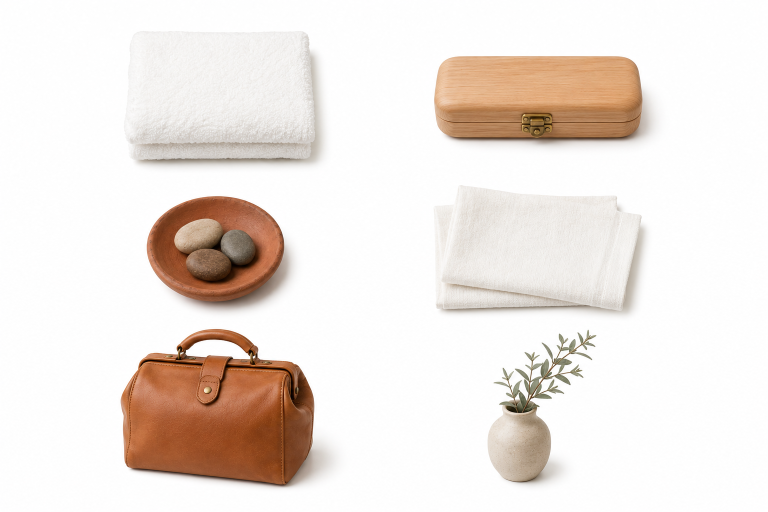
#> input picture images/materials/decoration/L/_raw/acupuncture-objects-L-raw.png, 1536 x 1024 px, given in place of acupuncture-objects-L-raw.png-objects-L-raw.png, which was not available (shown at 1/2 size)
$ python process_l_sheet.py ../images/materials/decoration/L/_raw/acupuncture-objects-L-raw.png
#> lines starting #> are read from the running program, lines starting #| are printed output that depends on the picture; pictures that were not available may be replaced by others from this repository, and a replacement may not be noted
"""
L sheet (2x3=6) を等分割→内側トリム→bbox→透過→800x533コンテイン正規化する。
slug を引数で受け取り、images/materials/decoration/L/_raw/<slug>-objects-L-raw.png を読み、
images/materials/decoration/L/<slug>/<slug>-l-01.png ~ -06.png を吐く。
"""
import sys
from pathlib import Path
from PIL import Image, ImageChops

ROOT = Path(r"C:\Users\sss_1\OneDrive\ドキュメント\GitHub\homepage - コピー")
TW, TH = 800, 533
COLS, ROWS = 2, 3
INNER_LO, INNER_HI = 0.0, 1.0
WHITE_THRESHOLD = 240
PAD = 20
SCALE = 0.92

def white_to_alpha(img: Image.Image, thr=WHITE_THRESHOLD) -> Image.Image:
    img = img.convert("RGBA")
    px = img.load()
    w, h = img.size
    for y in range(h):
        for x in range(w):
            r, g, b, a = px[x, y]
            if r >= thr and g >= thr and b >= thr:
                px[x, y] = (r, g, b, 0)
    return img

def tight_bbox(img: Image.Image, pad=PAD) -> Image.Image:
    bg = Image.new("RGBA", img.size, (255, 255, 255, 0))
    diff = ImageChops.difference(img, bg)
    bbox = diff.getbbox()
    if bbox is None:
        return img
    x0, y0, x1, y1 = bbox
    x0 = max(0, x0 - pad)
    y0 = max(0, y0 - pad)
    x1 = min(img.size[0], x1 + pad)
    y1 = min(img.size[1], y1 + pad)
    return img.crop((x0, y0, x1, y1))

def contain_resize(img: Image.Image, tw=TW, th=TH, scale=SCALE) -> Image.Image:
    iw, ih = img.size
    avail_w, avail_h = tw * scale, th * scale
    ratio = min(avail_w / iw, avail_h / ih)
    new_w = int(iw * ratio)
    new_h = int(ih * ratio)
    img = img.resize((new_w, new_h), Image.LANCZOS)
    canvas = Image.new("RGBA", (tw, th), (255, 255, 255, 0))
    cx = (tw - new_w) // 2
    cy = (th - new_h) // 2
    canvas.paste(img, (cx, cy), img)
    return canvas

def process(slug: str):
    raw = ROOT / "images" / "materials" / "decoration" / "L" / "_raw" / f"{slug}-objects-L-raw.png"
    outdir = ROOT / "images" / "materials" / "decoration" / "L" / slug
    outdir.mkdir(parents=True, exist_ok=True)

    img = Image.open(raw).convert("RGB")
#> img is the input picture: PIL image 1536x1024 RGB; mean R, G, B 238, 229.7, 224
    W, H = img.size
#> W = 1536; H = 1024
    cell_w = W / COLS
#> cell_w = 768
    cell_h = H / ROWS
#> cell_h = 341.3

    n = 0
    for r in range(ROWS):
        for c in range(COLS):
            n += 1
            x0 = c * cell_w
            y0 = r * cell_h
            x1 = (c + 1) * cell_w
            y1 = (r + 1) * cell_h
            cw = x1 - x0
            ch = y1 - y0
            ix0 = int(x0 + cw * INNER_LO)
            iy0 = int(y0 + ch * INNER_LO)
            ix1 = int(x0 + cw * INNER_HI)
            iy1 = int(y0 + ch * INNER_HI)
            cell = img.crop((ix0, iy0, ix1, iy1))
            cell_rgba = white_to_alpha(cell)
            cell_cropped = tight_bbox(cell_rgba)
            normalized = contain_resize(cell_cropped)
            out = outdir / f"{slug}-l-{n:02d}.png"
            normalized.save(out, "PNG", optimize=True)
            print(f"  {out.name}: {normalized.size}")
#> this loop made 3 passes
#> pass 1, in white_to_alpha, `img = img.convert("RGBA")`:
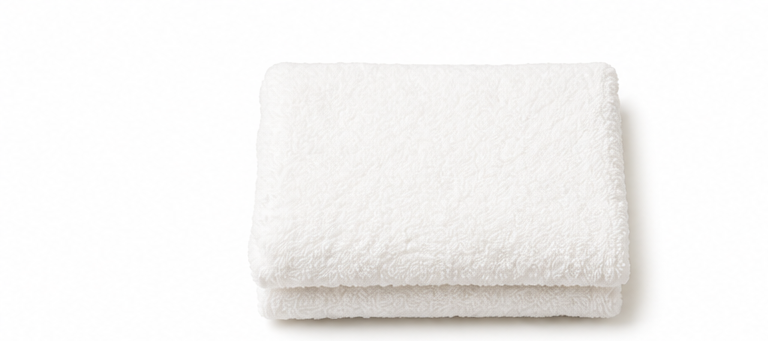
#> img: PIL image 768x341 RGBA; mean R, G, B, A 244.7, 243.6, 242.4, 255
#> pass 1, in tight_bbox, `diff = ImageChops.difference(img, bg)`:
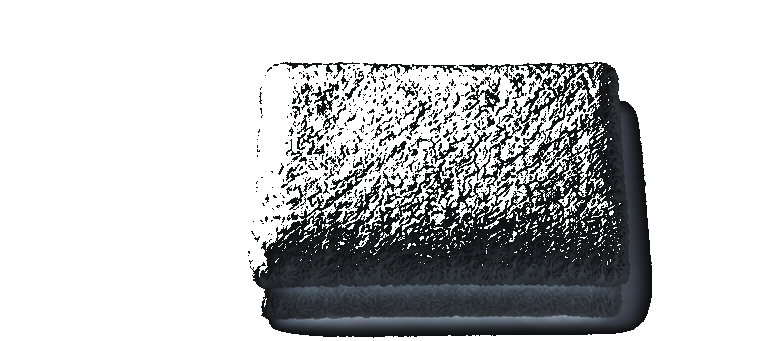
#> diff: PIL image 768x341 RGBA; mean R, G, B, A 10.3, 11.4, 12.6, 65.6; transparent parts drawn white
#> pass 1, in contain_resize, `img = img.resize((new_w, new_h), Image.LANCZOS)`:
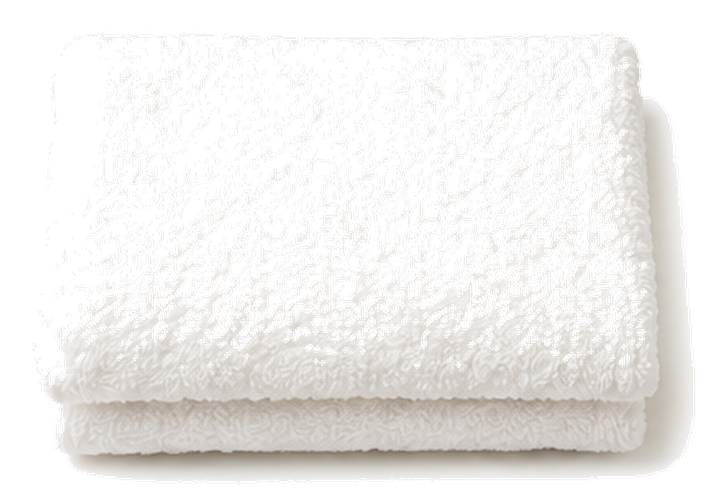
#> img: PIL image 728x490 RGBA; mean R, G, B, A 151.2, 149.2, 147, 129.5; transparent parts drawn white
#> after the loop:
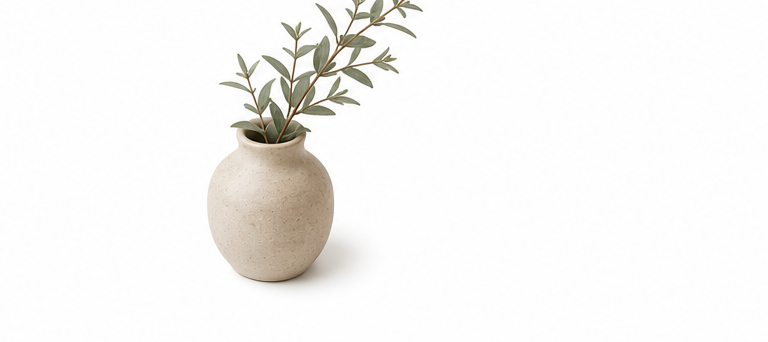
#> cell: PIL image 768x342 RGB; mean R, G, B 246.5, 245.4, 243.7
#> after the loop:
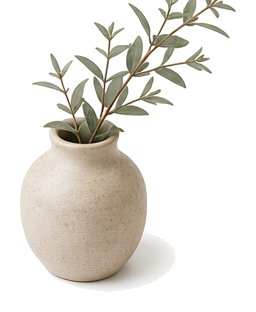
#> cell_cropped: PIL image 256x312 RGBA; mean R, G, B, A 229.5, 226, 220.1, 83.3; transparent parts drawn white
#> after the loop:
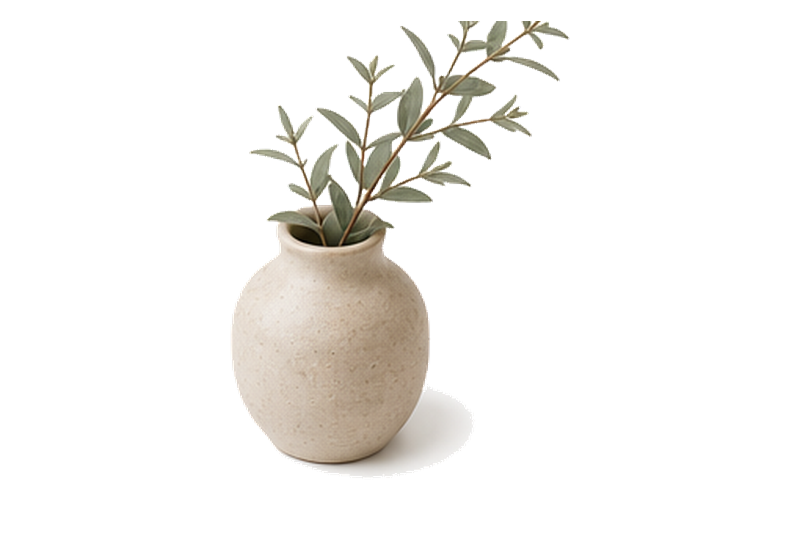
#> normalized: PIL image 800x533 RGBA; mean R, G, B, A 244, 242.3, 239.6, 37.7; transparent parts drawn white
#> after the loop, n = 6
    print(f"[{slug}] done → {outdir}")

if __name__ == "__main__":
    for slug in sys.argv[1:]:
        process(slug)

$ run again, on images/materials/decoration/L/_raw/home-care-start-objects-L-raw.png
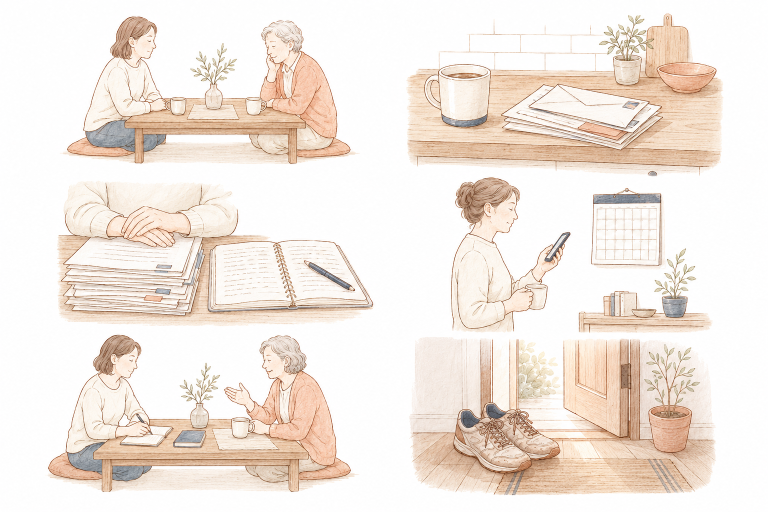
#> input picture images/materials/decoration/L/_raw/home-care-start-objects-L-raw.png, 1536 x 1024 px, given in place of home-care-start-objects-L-raw.png-objects-L-raw.png, which was not available (shown at 1/2 size)
#> in process, img is the input picture: PIL image 1536x1024 RGB; mean R, G, B 242.6, 232.6, 224.5
#> the loop in process, `for r in range(ROWS):` made 3 passes
#> pass 1, in contain_resize, `img = img.resize((new_w, new_h), Image.LANCZOS)`:
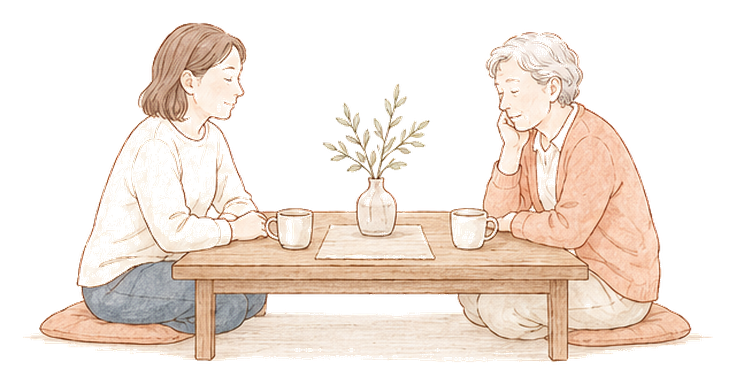
#> img: PIL image 736x377 RGBA; mean R, G, B, A 105.7, 93.7, 84.4, 107.7; transparent parts drawn white
#> after the loop in process, `for r in range(ROWS):`:
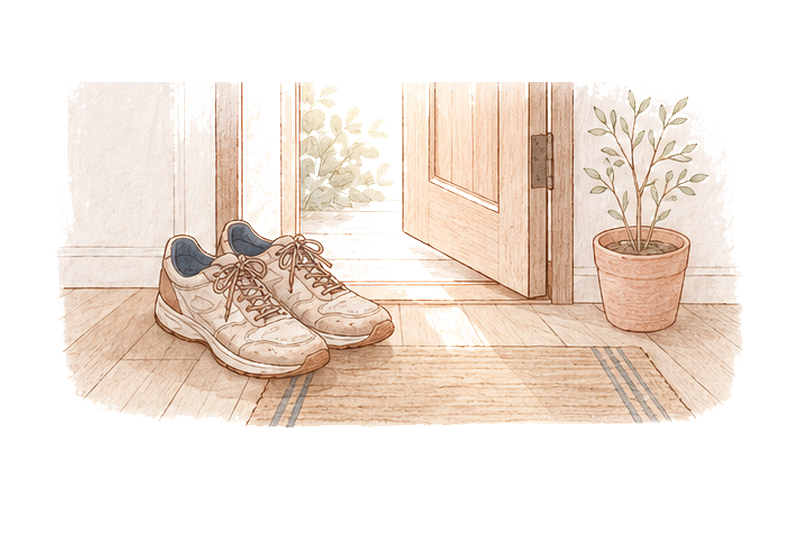
#> normalized: PIL image 800x533 RGBA; mean R, G, B, A 241.5, 229.7, 220.3, 121.7; transparent parts drawn white
#> after the loop in process, `for r in range(ROWS):`: n = 6

$ run again, on images/materials/decoration/L/_raw/knee-pain-objects-L-raw.png
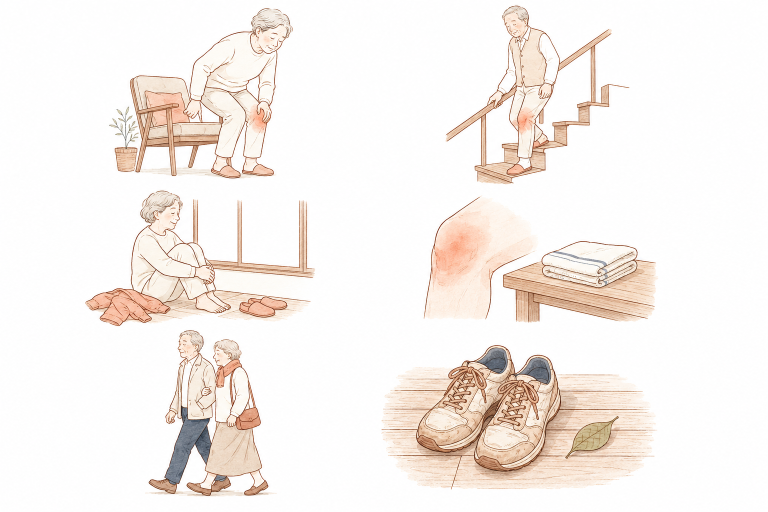
#> input picture images/materials/decoration/L/_raw/knee-pain-objects-L-raw.png, 1536 x 1024 px, given in place of knee-pain-objects-L-raw.png-objects-L-raw.png, which was not available (shown at 1/2 size)
#> in process, img is the input picture: PIL image 1536x1024 RGB; mean R, G, B 247.3, 241.2, 236.8
#> the loop in process, `for r in range(ROWS):` made 3 passes
#> pass 1, in contain_resize, `img = img.resize((new_w, new_h), Image.LANCZOS)`:
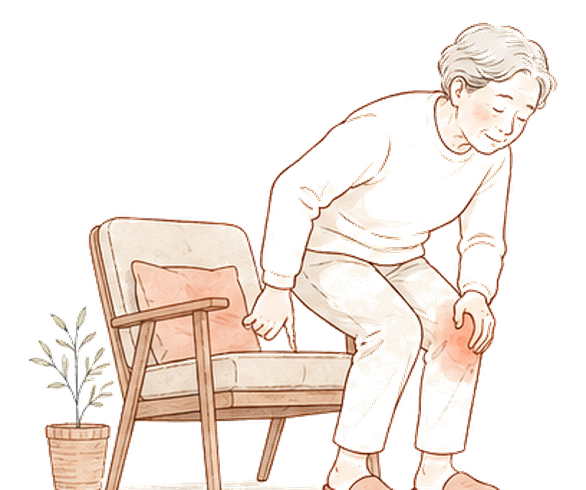
#> img: PIL image 586x490 RGBA; mean R, G, B, A 85.5, 75.7, 69, 78.9; transparent parts drawn white
#> after the loop in process, `for r in range(ROWS):`:
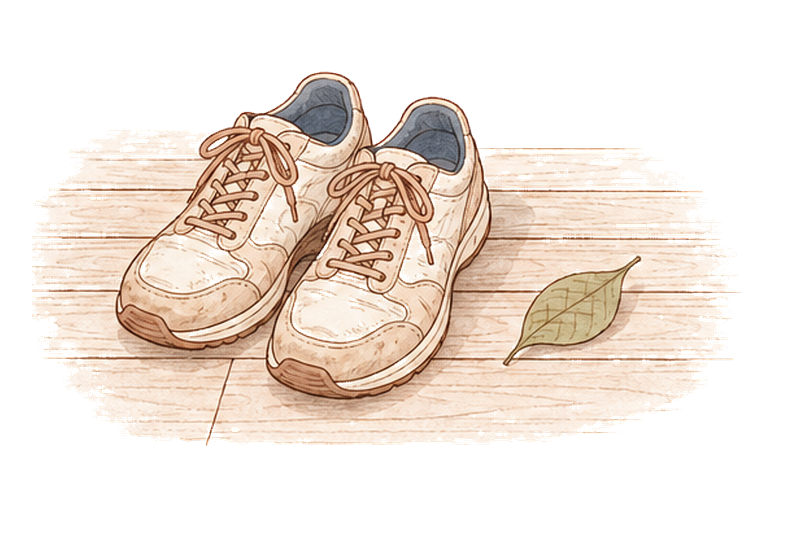
#> normalized: PIL image 800x533 RGBA; mean R, G, B, A 240.2, 229, 220, 116.3; transparent parts drawn white
#> after the loop in process, `for r in range(ROWS):`: n = 6

$ run again, on images/materials/decoration/L/_raw/living-objects-L-raw.png
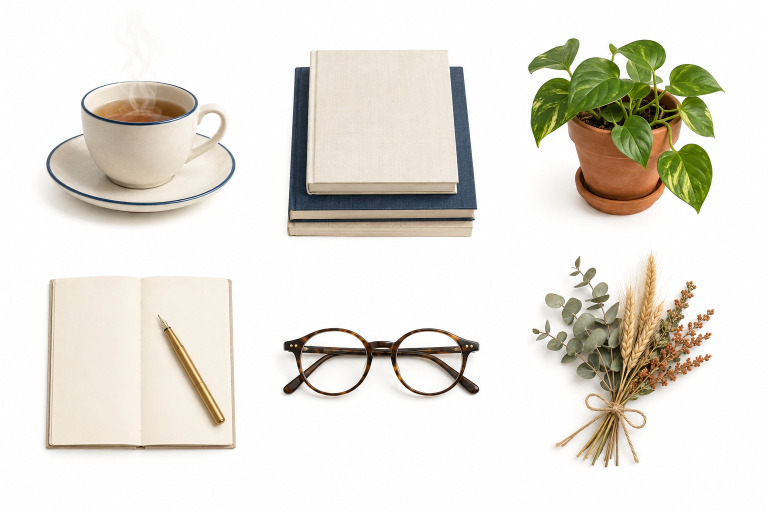
#> input picture images/materials/decoration/L/_raw/living-objects-L-raw.png, 1536 x 1024 px, given in place of living-objects-L-raw.png-objects-L-raw.png, which was not available (shown at 1/2 size)
#> in process, img is the input picture: PIL image 1536x1024 RGB; mean R, G, B 229.1, 225.7, 217.3
#> the loop in process, `for r in range(ROWS):` made 3 passes
#> pass 1, in contain_resize, `img = img.resize((new_w, new_h), Image.LANCZOS)`:
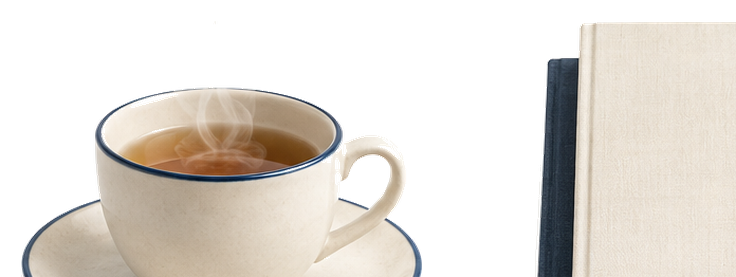
#> img: PIL image 736x277 RGBA; mean R, G, B, A 103.6, 98.2, 91.4, 129.3; transparent parts drawn white
#> after the loop in process, `for r in range(ROWS):`:
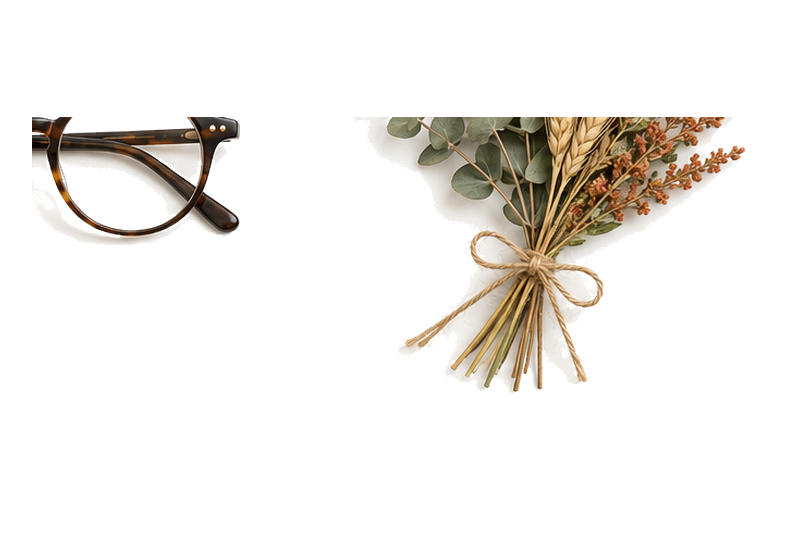
#> normalized: PIL image 800x533 RGBA; mean R, G, B, A 240, 237.1, 233.3, 41.5; transparent parts drawn white
#> after the loop in process, `for r in range(ROWS):`: n = 6
